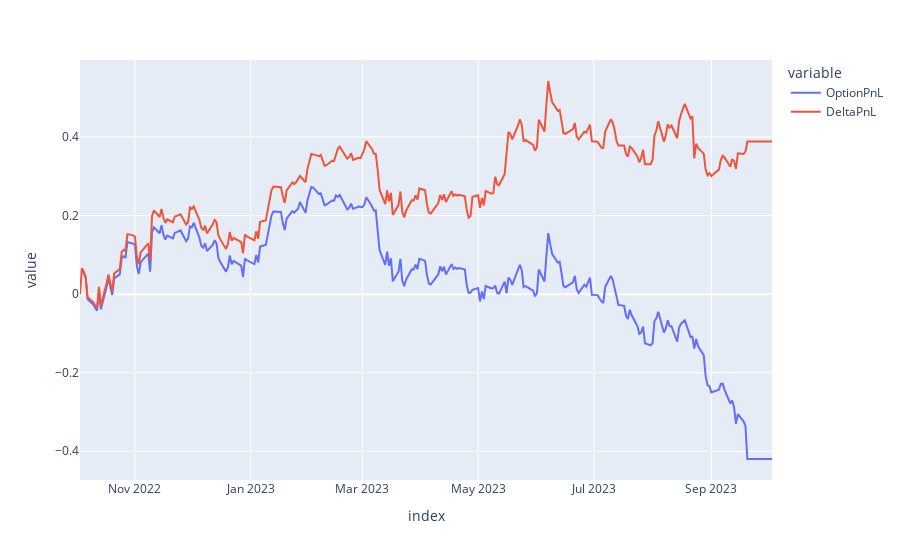

Write notebook code for a chart like this one.
### Code cell
px.line(test)

### Figure 1 — Plotly figure (JSON) as saved in the notebook; plotly's stock layout.template omitted (floating-point values rounded to 4 significant figures; data arrays with more than 128 entries replaced by an {"elided": "..."} marker saying what was removed)
{"data": [{"hovertemplate": "variable=OptionPnL<br>index=%{x}<br>value=%{y}<extra></extra>", "legendgroup": "OptionPnL", "line": {"color": "#636efa", "dash": "solid"}, "marker": {"symbol": "circle"}, "mode": "lines", "name": "OptionPnL", "orientation": "v", "showlegend": true, "type": "scatter", "x": {"elided": "252 str values"}, "xaxis": "x", "y": {"elided": "252 float values"}, "yaxis": "y"}, {"hovertemplate": "variable=DeltaPnL<br>index=%{x}<br>value=%{y}<extra></extra>", "legendgroup": "DeltaPnL", "line": {"color": "#EF553B", "dash": "solid"}, "marker": {"symbol": "circle"}, "mode": "lines", "name": "DeltaPnL", "orientation": "v", "showlegend": true, "type": "scatter", "x": {"elided": "252 str values"}, "xaxis": "x", "y": {"elided": "252 float values"}, "yaxis": "y"}], "layout": {"autosize": true, "legend": {"title": {"text": "variable"}, "tracegroupgap": 0}, "margin": {"t": 60}, "xaxis": {"anchor": "y", "autorange": true, "domain": [0, 1], "range": ["2022-10-03", "2023-10-03"], "title": {"text": "index"}, "type": "date"}, "yaxis": {"anchor": "x", "autorange": true, "domain": [0, 1], "range": [-0.4731, 0.5961], "title": {"text": "value"}, "type": "linear"}}}
